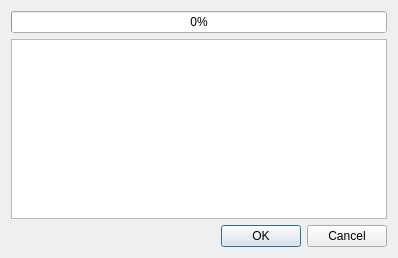
<ui version="4.0" >
 <class>FileDownloadMonitor</class>
 <widget class="QDialog" name="FileDownloadMonitor" >
  <property name="geometry" >
   <rect>
    <x>0</x>
    <y>0</y>
    <width>398</width>
    <height>258</height>
   </rect>
  </property>
  <property name="windowTitle" >
   <string>Dialog</string>
  </property>
  <layout class="QVBoxLayout" >
   <item>
    <widget class="QProgressBar" name="progressBar" >
     <property name="value" >
      <number>0</number>
     </property>
    </widget>
   </item>
   <item>
    <widget class="QTextEdit" name="textEdit" >
     <property name="readOnly" >
      <bool>true</bool>
     </property>
    </widget>
   </item>
   <item>
    <widget class="QDialogButtonBox" name="buttonBox" >
     <property name="orientation" >
      <enum>Qt::Horizontal</enum>
     </property>
     <property name="standardButtons" >
      <set>QDialogButtonBox::Cancel|QDialogButtonBox::NoButton|QDialogButtonBox::Ok</set>
     </property>
    </widget>
   </item>
  </layout>
 </widget>
 <resources/>
 <connections>
  <connection>
   <sender>buttonBox</sender>
   <signal>accepted()</signal>
   <receiver>FileDownloadMonitor</receiver>
   <slot>accept()</slot>
   <hints>
    <hint type="sourcelabel" >
     <x>248</x>
     <y>254</y>
    </hint>
    <hint type="destinationlabel" >
     <x>157</x>
     <y>274</y>
    </hint>
   </hints>
  </connection>
  <connection>
   <sender>buttonBox</sender>
   <signal>rejected()</signal>
   <receiver>FileDownloadMonitor</receiver>
   <slot>reject()</slot>
   <hints>
    <hint type="sourcelabel" >
     <x>316</x>
     <y>260</y>
    </hint>
    <hint type="destinationlabel" >
     <x>286</x>
     <y>274</y>
    </hint>
   </hints>
  </connection>
 </connections>
</ui>
